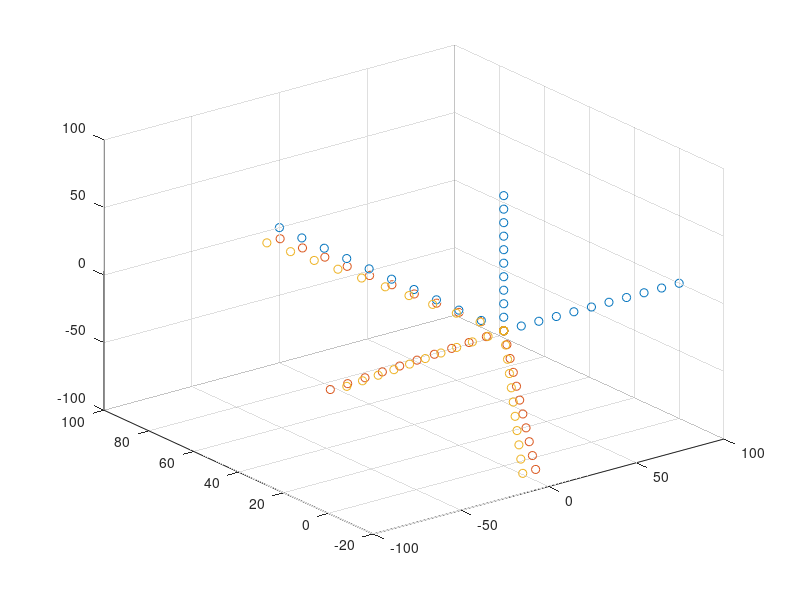

Here is the MATLAB script that generated this plot:
clear all

%%%%%%%%%original reference frame: x, y, z%%%%%%%%%%%
xaxis = [linspace(0, 100, 11); zeros(1,11); zeros(1,11)]
yaxis = [zeros(1,11); linspace(0, 100, 11); zeros(1,11)]
zaxis = [zeros(1,11); zeros(1,11); linspace(0, 100, 11)]

a1 = [xaxis, yaxis, zaxis]
scatter3(a1(1,:), a1(2,:), a1(3,:))

% scatter3(xaxis(1,:), xaxis(2,:), xaxis(3,:))
% hold on
% scatter3(yaxis(1,:), yaxis(2,:), yaxis(3,:))
% hold on
% scatter3(zaxis(1,:), zaxis(2,:), zaxis(3,:))

%%%%%%%%%rotated frame: rotate on z for c, then on y for b, then on x for a%%%%%%%%%%%%%%%%%%%%%%
a = -pi/2-0.08;
b = 0;
c = pi/2-0.08;

Rx = [  1   0       0;
        0   cos(a)  -sin(a);
        0   sin(a)  cos(a)  ]

Ry = [  cos(b)  0   sin(b);
        0       1   0;
        -sin(b) 0   cos(b)  ]

Rz = [  cos(c)  -sin(c) 0;
        sin(c)  cos(c)  0;
        0       0       1   ]

Rx1 = [  1   0       0;
        0   cos(a)  sin(a);
        0   -sin(a)  cos(a)  ]

Ry1 = [  cos(b)  0   -sin(b);
        0       1   0;
        sin(b) 0   cos(b)  ]

Rz1 = [  cos(c)  sin(c) 0;
        -sin(c)  cos(c)  0;
        0       0       1   ]    
    
a2 = Rx*Ry*Rz*a1;
hold on
scatter3(a2(1,:), a2(2,:), a2(3,:))

%%%%%%%%%%rotated frame based on euler angles: rotate on z for psi, y' for the, x'' for phi%%%%%%%%%%
phi = 0; the = -pi/2-0.08; psi = -pi/2-0.08;
A = [cos(the)*cos(psi)  cos(phi)*sin(psi)+sin(phi)*sin(the)*cos(psi)    sin(phi)*sin(psi)-cos(phi)*sin(the)*cos(psi);
    -cos(the)*sin(psi)  cos(phi)*cos(psi)-sin(phi)*sin(the)*sin(psi)    sin(phi)*cos(psi)+cos(phi)*sin(the)*sin(psi);
    sin(the)    -sin(phi)*cos(the)  cos(phi)*cos(the)]
a3 = A*a1;
hold on
scatter3(a3(1,:), a3(2,:), a3(3,:))
